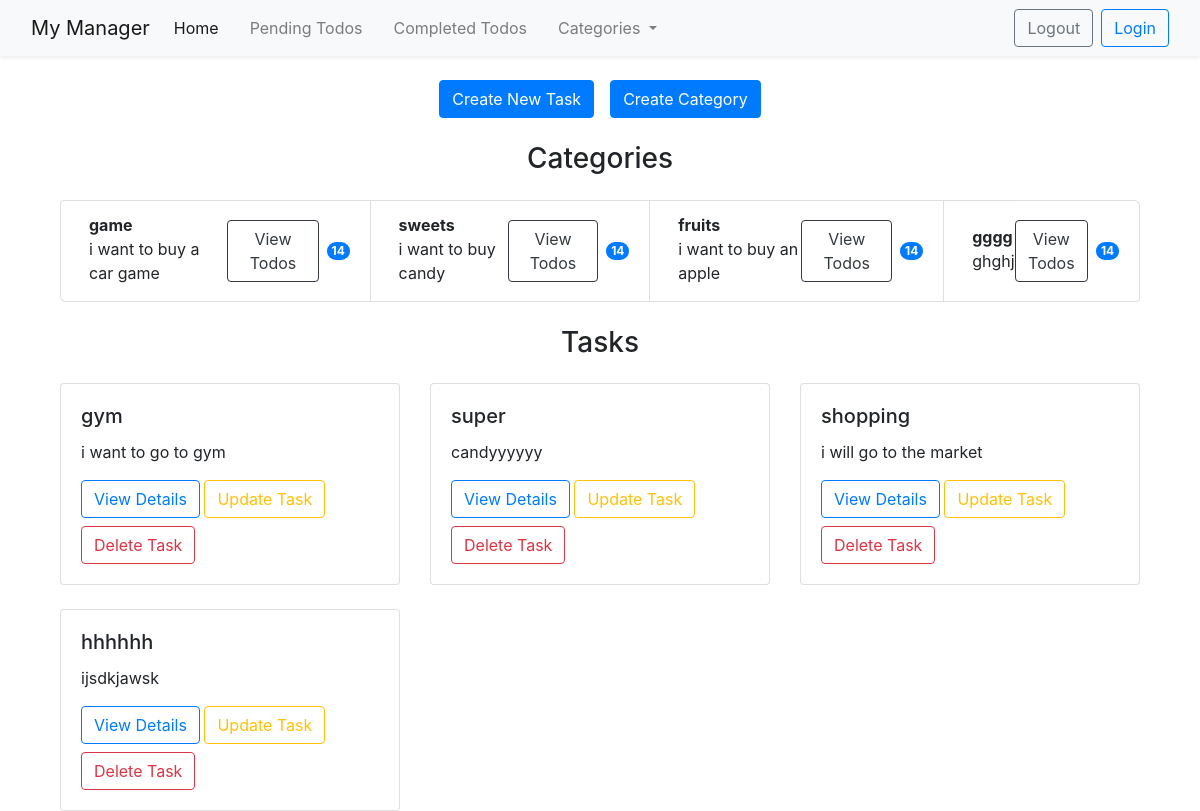
The page / on the database its author committed.
### main/models.py (models this page shows, shortened)
class Category(models.Model):
    name = models.CharField(max_length= 50 , unique=True)
    description = models.TextField(null = True , blank=True)

class Task(models.Model):
    STATUS_CHOICES = [
        ('PENDING' , 'PENDING'),
        ('IN PROGRESS' , 'IN PROGRESS'),
        ('COMPLETED' , 'COMPLETED'),
    ]
    title=models.CharField(max_length = 100)
    description = models.TextField()
    status = models.CharField(max_length = 12 , choices = STATUS_CHOICES , default = 'PENDING')
    priority = models.IntegerField(validators=[MinValueValidator(1) , MaxValueValidator(10)] ,null= True , blank= True)
    due_date = models.DateField(null= True , blank=True)
    created_at = models.DateTimeField(auto_now_add = True)
    updated_at = models.DateTimeField(auto_now_add = True)
    category= models.ForeignKey(Category, on_delete=models.CASCADE)

### main/views.py (the view)
# urls.py: path('',index , name="home"),
def index(request):
    tasks = Task.objects.all().order_by('due_date')
    categories = Category.objects.all()
    context = { 'tasks':tasks ,
                'categories' :categories
              }
    return render(request , 'main/index.html',context)

### templates/main/index.html (shortened to what this page needs)
{% extends "main/components/base.html" %}
{% block content %}
<div class="container mt-4">
    <div class="d-flex justify-content-center mb-4">
        <a href="{% url 'createtodo' %}" class="btn btn-primary mx-2">Create New Task</a>
        <a href="{% url 'createcategory' %}" class="btn btn-primary mx-2">Create Category</a>
    </div>
    <h3 class="text-center mb-4">Categories</h3>
    <ol class="list-group list-group-horizontal-lg mb-4">
        {% for cat in categories %}
            <li class="list-group-item d-flex justify-content-between align-items-center">
                <div class="ms-2 me-auto">
                    <div class="fw-bold">{{ cat.name }}</div>
                    <p class="mb-1">{{ cat.description }}</p>
                </div>
                <a href="{% url 'cattodo' cat.id %}" class="btn btn-outline-dark">View Todos</a>
                <span class="badge bg-primary rounded-pill ms-2">14</span>
            </li>
        {% endfor %}
    </ol>
    <h3 class="text-center mb-4">Tasks</h3>
    <div class="row row-cols-1 row-cols-md-3 g-4">
        {% for task in tasks %}
            <div class="col">
                <div class="card h-100">
                    <div class="card-body">
                        <h5 class="card-title">{{ task.title }}</h5>
                        <p class="card-text">{{ task.description }}</p>
                        <a href='{% url "detail" task.id %}' class="btn btn-outline-primary mb-2">View Details</a>
                        <a href='{% url "update-task" task.id %}' class="btn btn-outline-warning mb-2">Update Task</a>
                        <button type="button" class="btn btn-outline-danger" data-bs-toggle="modal" data-bs-target="#deleteModal{{ task.id }}">
                            Delete Task
                        </button>
                    </div>
                </div>
            </div>
        {% endfor %}
    </div>
</div>
{% endblock %}

### templates/main/components/base.html (shortened to what this page needs)
<!DOCTYPE html>
<html lang="en">
<head>
    <link rel="stylesheet" href="https://cdn.jsdelivr.net/npm/bootstrap@5.3.2/dist/css/bootstrap.min.css">
</head>
<body>
    {% include "main/components/navbar.html" %}
    <div class="container mt-4">
        {% block content %}{% endblock %}
    </div>
    {% include "main/components/footer.html" %}
</body>
</html>

### templates/main/components/navbar.html (shortened to what this page needs)
<nav class="navbar navbar-expand-lg navbar-light bg-light shadow-sm">
  <div class="container-fluid">
    <a class="navbar-brand" href="{% url 'home' %}">My Manager</a>
    <div class="collapse navbar-collapse" id="navbarSupportedContent">
      <ul class="navbar-nav me-auto mb-2 mb-lg-0">
        <li class="nav-item">
          <a class="nav-link active" aria-current="page" href="{% url 'home' %}">Home</a>
        </li>
        <li class="nav-item">
          <a class="nav-link" href="{% url 'status' 'PENDING' %}">Pending Todos</a>
        </li>
        <li class="nav-item">
          <a class="nav-link" href="{% url 'status' 'COMPLETED' %}">Completed Todos</a>
        </li>
        <li class="nav-item dropdown">
          <a class="nav-link dropdown-toggle" href="#" role="button" data-bs-toggle="dropdown" aria-expanded="false">
            Categories
          </a>
        </li>
      </ul>
      <div class="d-flex">
        <a class="btn btn-outline-secondary me-2" href="{% url 'logout' %}">Logout</a>
        <a href="{% url 'login' %}" class="btn btn-outline-primary">Login</a>
      </div>
    </div>
  </div>
</nav>

### templates/main/components/footer.html (shortened to what this page needs)
<!DOCTYPE html>
<html lang="en">
<head>
    <link rel="stylesheet" href="https://stackpath.bootstrapcdn.com/bootstrap/4.5.2/css/bootstrap.min.css">
</head>
<body>

### templates/main/components/footer.html (style rules this page uses)
.navbar-nav .nav-link { margin-right: 15px; }

### rows shown on the page
Category: name "game", description "i want to buy a car game"
Category: name "sweets", description "i want to buy candy"
Category: name "fruits", description "i want to buy an apple"
Category: name "gggg", description "ghghj"
Task: title "gym", description "i want to go to gym"
Task: title "super", description "candyyyyyy"
Task: title "shopping", description "i will go to the market"
Task: title "hhhhhh", description "ijsdkjawsk"
